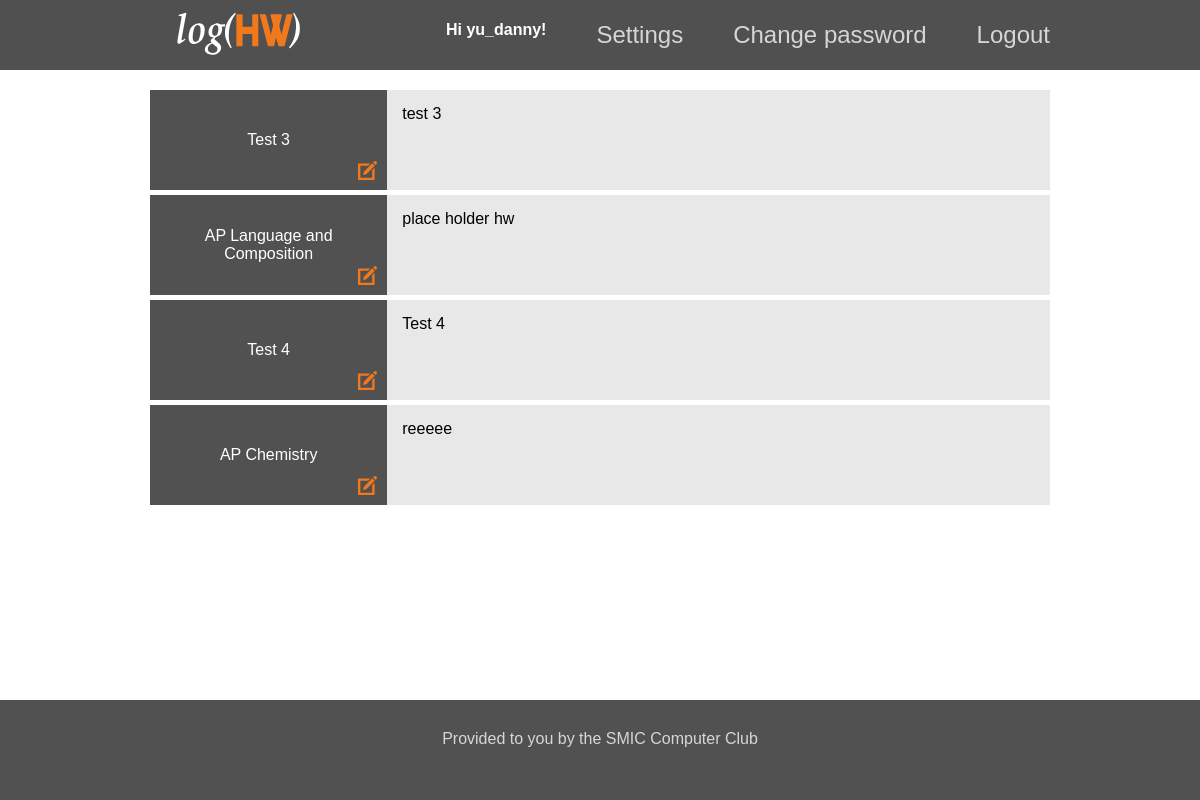
Screenshot of / (signed in) with the database file from the repository.
### log/models.py (models this page shows, shortened)
class Course(models.Model):
    course_name = models.CharField(max_length=50)
    period = models.IntegerField(default=1) #unused
    code = models.CharField(max_length=9, default="")
    students = models.ManyToManyField(User, related_name='courses_joined', blank=True) #creates relationship between the user and course
    hw = models.TextField(max_length=200, blank=True)

### log/views.py (the view)
# urls.py: 2. Add a URL to urlpatterns:  url(r'^$', views.home, name='home')
def home(request): #index page
    return render(request,'index.html')

### log/templates/index.html (shortened to what this page needs)
{% extends 'base.html' %}
{% block content %}
  <div class="index-main">
    {% if user.is_authenticated %}
      {% if user.courses_joined.count > 0 %}
          {% for course in user.courses_joined.all %}
            {% if course.course_name == "None" %}
            {% else %}
                    <a href="{% url 'log:detail' course.id %}">{% load static %}<img src="{% static 'log/images/edit-icon.svg' %}" class='edit-icon'/></a>
            {% endif %}
          {% endfor %}
        <div class="log-container">
          {% for course in user.courses_joined.all %}
            {% if course.course_name == "None" %}
            {% else %}
              <div class="log-container-row">
                <div class="course-name-box"> {{course.course_name}}
                  <a href="{% url 'log:detail' course.id %}">
                    {% load static %}<img src="{% static 'log/images/edit-icon.svg' %}" class="edit-icon"/></a>
                </div>
                <div class="hw-box"> {{course.hw}}</div>
              </div>
            {% endif %}
          {% endfor %}
        </div>
      {% else %}
        <a href = "{% url 'configure' %}">Please select your classes first!</a>
      {% endif %}
    {% endif %}
  </div>
{% endblock content %}

### log/templates/base.html (shortened to what this page needs)
<!DOCTYPE html>
<html lang="en">
<head>
  {% load static %}
  <link rel="stylesheet" href="{% static 'log/style.css' %}" />
</head>
<body>
  <header>
    <div class='menu-container'>
      <a href="{% url 'home' %}">{% load static %}<img src= "{% static 'log/images/logo.svg' %}" class='header-logo'/></a>
      <ul class='menu'>
        {% if user.is_authenticated %}
          <li class='hi-message'><strong> Hi {{ user.username }}! </strong></li>
          <li><a href ="{% url 'configure' %}"> Settings </a></li>
          <li><a href ="{% url 'change_password' %}"> Change password </a></li>
          <li><a href="{% url 'logout' %}">Logout</a></li>
        {% else %}
          <li><a href="{% url 'signup' %}"> Sign up </a></li>
          <li><a href="{% url 'login' %}">Login</a></li>
        {% endif %}
      </ul>
    </div>
  </header>
  <div style='height:90px;'></div>
  <main>
    {% block content %}
    {% endblock %}
  </main>
  <footer>
    <p style="margin-top: 20px;"> Provided to you by the SMIC Computer Club </p>
  </footer>
</body>
</html>

### log/static/log/style.css (style rules this page uses)
* { margin: 0; padding: 0; box-sizing: border-box; }
html { position: relative; min-height: 100%; }
body { font-family: "Helvetica", "Arial", sans-serif; }
header { position: fixed; display: flex; justify-content: center; align-items: center; width: 100%; height: 70px; padding: 10px; background: rgb(50, 50, 50); background: rgba(50, 50, 50, 0.85); }
footer { display: flex; justify-content: center; width: 100%; height: 100px; padding: 10px; background: rgb(81,81,81); position: absolute; left: 0; bottom: 0; overflow:hidden; color: #d6d6d6 }
.log-container { width: 900px; }
.log-container-row { display:flex; flex-direction: row; width:100%; height: 100px; margin-bottom: 5px; }
.course-name-box { width: 35%; padding: 15px; display: flex; position: relative; justify-content: center; text-align: center; align-items: center; color: white; background-color: #515151; }
.hw-box { width: inherit; display: flex; padding: 15px; background-color: #e8e8e8; }
.menu-container { display: flex; width: 900px; justify-content: space-between; align-items: center; }
.hi-message { color: #FFFFFF }
.header-logo { height: 50px; }
.menu { display: flex; justify-content: space-between; }
.menu>li { display: inline; margin-right: 50px; }
.menu>li:last-of-type { margin-right: 0; }
.menu> li > a:link, .menu> li > a:visited { color: #d6d6d6; text-decoration: none; font-size: 24px; }
.index-main { display: flex; flex-wrap: wrap; justify-content: center; align-items: flex-start; }
.edit-icon { position: absolute; bottom: 10px; right: 10px; width: 8%; }

### rows the page displays
Course: course_name "Test 3", hw "test 3"
Course: course_name "AP Language and Composition", hw "place holder hw"
Course: course_name "Test 4", hw "Test 4"
Course: course_name "AP Chemistry", hw "reeeee"

### other values shown
{{ user.username }} "yu_danny"
